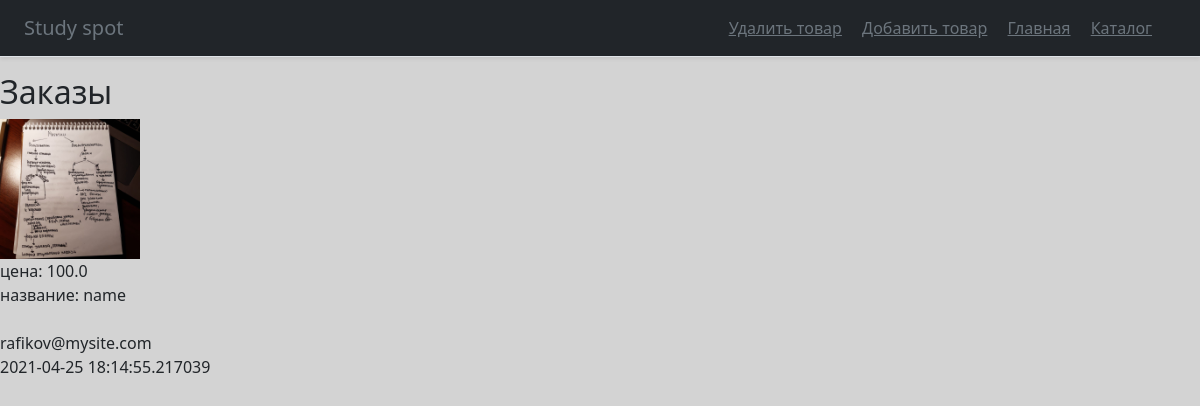
/admin85367/panel (signed in), run on an earlier commit of the app's database.
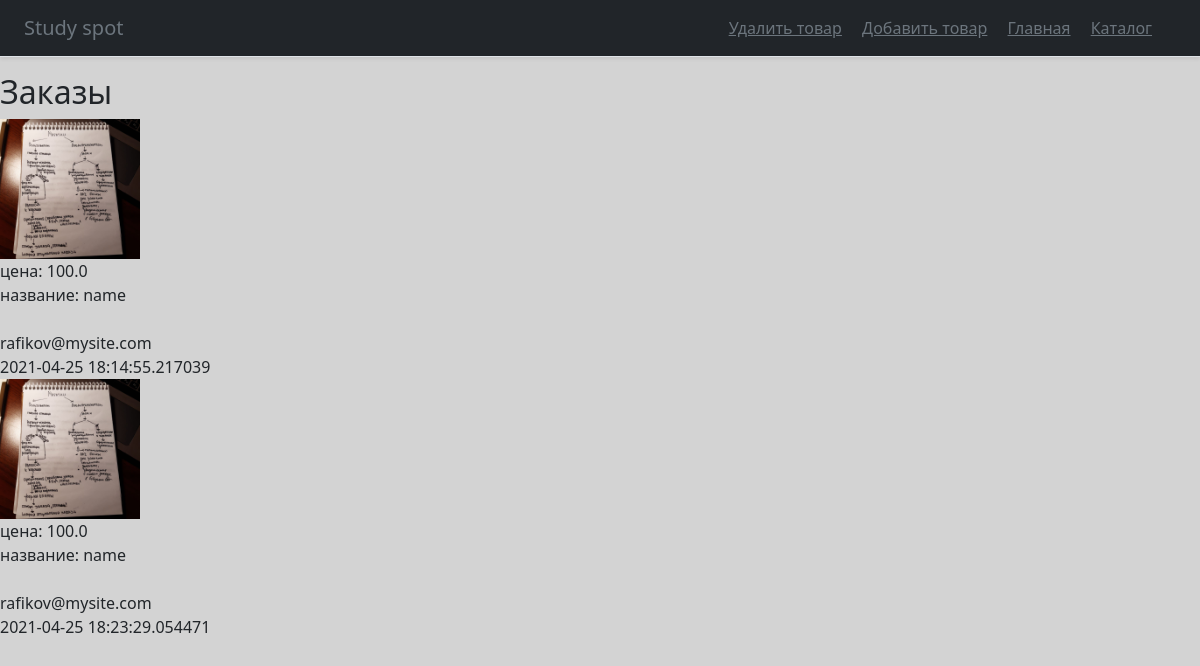
And on a later commit of the database.
### main.py (models this page shows)
class Orders(db.Model):
    id = db.Column(db.Integer, primary_key=True, autoincrement=True)
    id_of_user = db.Column(db.Integer,  db.ForeignKey("users.id"))
    address = db.Column(db.String(200), nullable=True)
    email = db.Column(db.String(30), index=True, nullable=True)
    track_num = db.Column(db.String(30), nullable=True)
    comment_of_user = db.Column(db.String(200), nullable=True)
    comment_of_sender = db.Column(db.String(200), nullable=True)
    status = db.Column(db.String(30), nullable=True)
    created_date = db.Column(db.DateTime,
                default=datetime.datetime.now)
    item = db.Column(db.String(300), index=True, nullable=True)

class Items(db.Model):
    id = db.Column(db.Integer, primary_key=True, autoincrement=True)
    name = db.Column(db.String(100), nullable=True)
    description = db.Column(db.Text, nullable=True)
    photo_url = db.Column(db.Text, nullable=True)
    count = db.Column(db.Integer, nullable=True)
    price = db.Column(db.Float, nullable=True)

### main.py (the view)
    @app.route('/admin85367/panel', methods=['POST', 'GET'])
    def panel():
        if request.method == 'GET':
            if 'admin' in session.keys() and session['admin'] == '4891nimda':
                return render_template('panel.html', title='Панель',
                                        css_file='panel.css', orders=Orders.query.all(), Items=Items)
            else:
                return redirect('/admin85367')

### templates/panel.html
{% extends "admin_base.html" %}
{% block content %}
<h2>Заказы</h2>
{% for order in orders %}
<div>
    {% for i in order.item %}
        <img src="/{{ Items.query.filter(Items.id == i).all()[0].photo_url }}" width="140px" height="140px">
        <br>
        <a>цена: {{ Items.query.filter(Items.id == i).all()[0].price }}</a>
        <br>
        <a>название: {{ Items.query.filter(Items.id == i).all()[0].name }}</a>
    {% endfor %}
    <br><br>
    <a>{{ order.email }}</a><br>
    <a>{{ order.created_date }}</a>
</div>
{% endfor %}
{% endblock %}

### templates/admin_base.html (shortened to what this page needs)
<!doctype html>
<html lang="ru">
  <head>
      <link href="https://cdn.jsdelivr.net/npm/bootstrap@5.0.0-beta2/dist/css/bootstrap.min.css"
          rel="stylesheet"
>
        <link href="/static/css/{{ css_file }}" rel="stylesheet">
  </head>
  <body>
<header class="d-flex flex-column flex-md-row align-items-center p-3 px-md-4 mb-3 bg-dark border-bottom shadow-sm">
  <p class="h5 my-0 me-md-auto fw-normal text-muted">Study spot</p>
  <nav class="my-2 my-md-0 me-md-3">
    <a class="p-2 text-muted" href="/admin85367/panel/delete_item">Удалить товар</a>
    <a class="p-2 text-muted" href="/admin85367/panel/add_item">Добавить товар</a>
    <a class="p-2 text-muted" href="/main_page">Главная</a>
    <a class="p-2 text-muted" href="/catalog">Каталог</a>
  </nav>
</header>
<main role="main" class="{{ class_main }}">
    {% block content %}{% endblock %}
</main>
</body>
</html>

### static/css/panel.css (style rules this page uses)
body { background-color: lightgrey; }

What changed in the data, as far as the page shows it:
added Orders: query.filter (picture), {{ Items.query.filter(Items.id == i).all()[0].price }} "100.0", {{ Items.query.filter(Items.id == i).all()[0].name }} "name", email "rafikov@mysite.com", created_date "2021-04-25 18:23:29.054471"
